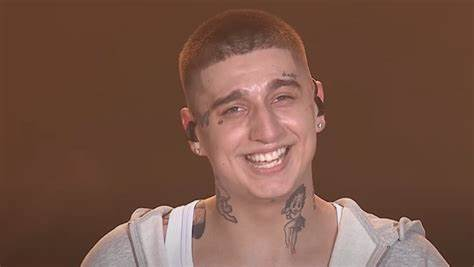
#> input picture PycharmProjects/ImageFilteringTechniques/source/OIP.jpeg, 474 x 267 px
$ python laplesianFilter.py   (older library calls are emulated)
#> lines starting #> are read from the running program, lines starting #| are printed output that depends on the picture
import cv2
import numpy as np

# Load an image and convert to grayscale
image = cv2.imread('../source/OIP.jpeg', cv2.IMREAD_GRAYSCALE)
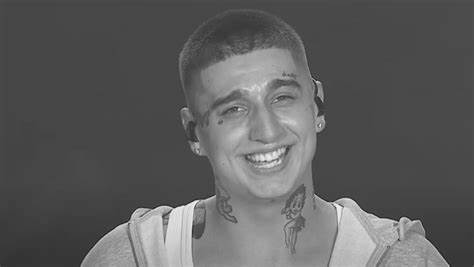
#> image: shape (267, 474); min 14, max 255, mean 93.4

# Apply Laplacian Filter
laplacian = cv2.Laplacian(image, cv2.CV_64F)
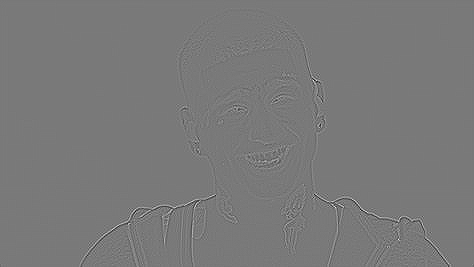
#> laplacian: shape (267, 474) float64; min -324, max 355, mean 0; drawn with min black and max white

# Convert back to uint8
laplacian = cv2.convertScaleAbs(laplacian)
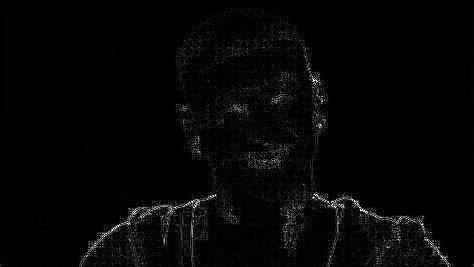
#> laplacian: shape (267, 474); min 0, max 255, mean 5.5

# Show original and Laplacian image
cv2.imshow('Original', image)
cv2.imshow('Laplacian', laplacian)
cv2.waitKey(0)
cv2.destroyAllWindows()
